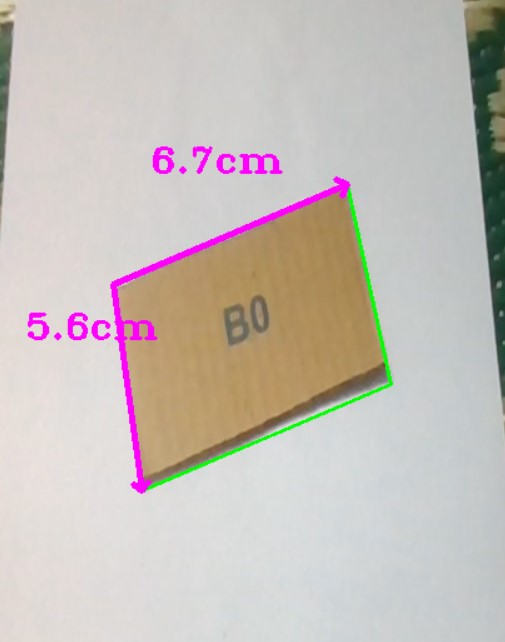
#> input picture objsize.jpg, 505 x 642 px
$ python -i utlis.py   (imports and definitions only)
#> lines starting #> are read from the running program, lines starting #| are printed output that depends on the picture; after the words box and inside, x2 and y2 are one past the last pixel; in counts of white or black regions, pixels touching at a corner belong together
#> further down, picture is the input picture: shape (642, 505, 3); mean B, G, R 185.9, 191.1, 198.9
import cv2
import numpy as np

def getContours(img, cThr=[100,100], showCanny=False, minArea=1000, filter=0, draw =False):
#> called with showCanny = False, minArea = 1000, filter = 0, draw = False
    imgGray = cv2.cvtColor(img, cv2.COLOR_BGR2GRAY)
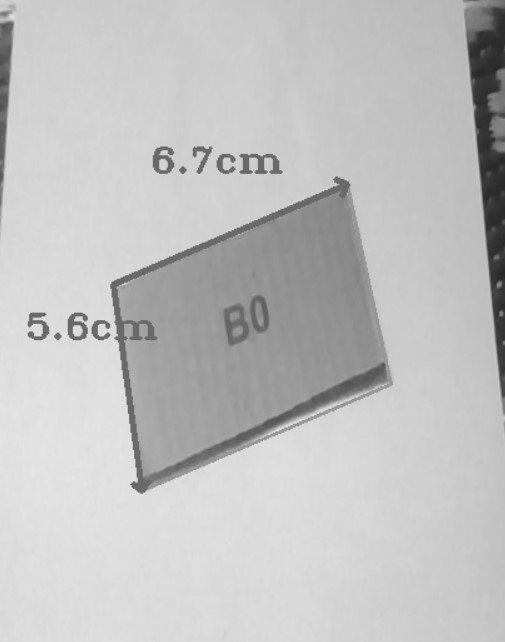
#> imgGray: shape (642, 505); min 39, max 233, mean 192.9
    imgBlur = cv2.GaussianBlur(imgGray, (5,5), 1)
    imgCanny = cv2.Canny(imgBlur, cThr[0], cThr[1])
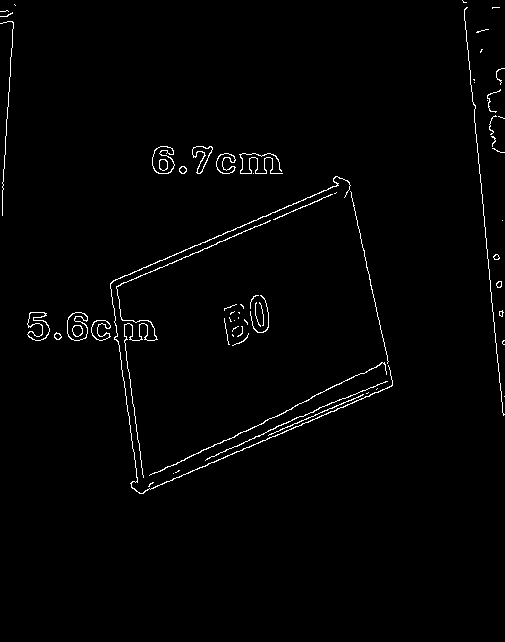
#> imgCanny: shape (642, 505); 1.5% white in thin lines or dots, all inside (x1, y1, x2, y2) = (0, 0, 505, 494)

    kernel = np.ones((5,5))
    imgDial = cv2.dilate(imgCanny, kernel, iterations=3)
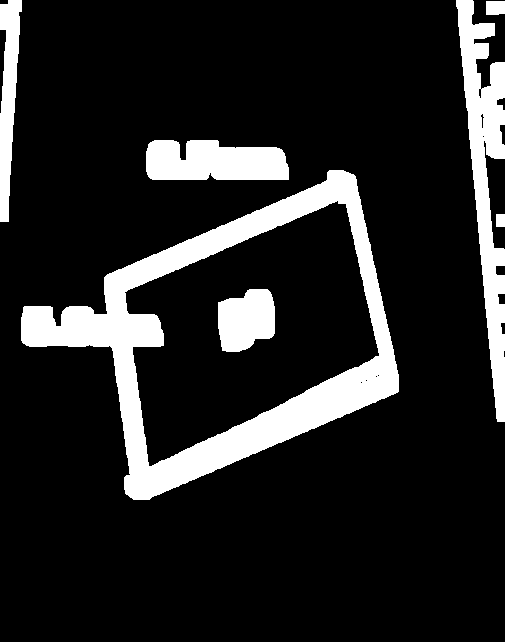
#> imgDial: shape (642, 505); 14.5% white; 7 white regions, largest, box (x1, y1, x2, y2) and area: (21, 170, 399, 500) 27154, (456, 0, 505, 422) 8667, (146, 140, 289, 180) 4932
    imgThre = cv2.erode(imgDial, kernel, iterations=2)
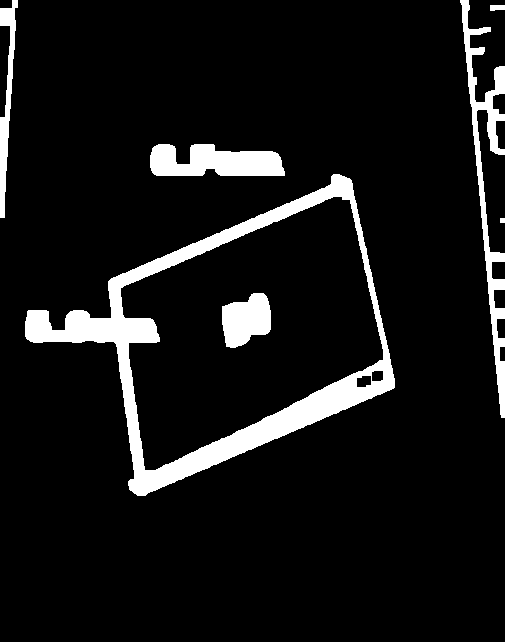
#> imgThre: shape (642, 505); 8.5% white; 7 white regions

    if showCanny:cv2.imshow('Canny', imgThre)
    contours, hiearchy = cv2.findContours(imgThre, cv2.RETR_EXTERNAL, cv2.CHAIN_APPROX_SIMPLE)
#> contours = 6 contours, 1 with area under 20; largest, box (x1, y1, x2, y2) and area: (25, 174, 395, 496) 59958, (460, 0, 505, 418) 3482, (150, 144, 285, 176) 3134, (0, 0, 18, 218) 1268, (490, 5, 505, 11) 60; hiearchy = [[1, -1, -1, -1], [2, 0, -1, -1], [3, 1, -1, -1], [4, 2, -1, -1], [5, 3, -1, -1], [-1, 4, -1, -1]]

    finalCountours = []
    for i in contours:
        area = cv2.contourArea(i)
        if area > minArea:
            peri = cv2.arcLength(i, True)
            approx = cv2.approxPolyDP(i, 0.02*peri, True)
            bbox = cv2.boundingRect(approx)

            if filter > 0:
                if len(approx) == filter:
                    finalCountours.append([len(approx), area, approx, bbox, i])
            else:
                finalCountours.append([len(approx), area, approx, bbox, i])
#> this loop made 6 passes
#> (area, peri, approx, bbox) on pass 6: (1267.5, 477.7, [[17, 0], [0, 8], [10, 26], [0, 217]], (0, 0, 18, 218))
#> (area, peri, bbox) on passes 2, 3, 5: (59958, 1272.2, (27, 178, 368, 316)), (3134.5, 362, (150, 144, 135, 32)), (3482.5, 1272.3, (460, 0, 45, 418))
#> after the loop, finalCountours = 4 items

    finalCountours = sorted(finalCountours, key = lambda x:x[1] , reverse= True)

    if draw:
        for con in finalCountours:
            cv2.drawContours(img, con[4], -1, (0,0,255), 3)

    return img, finalCountours

def reorder(myPoints):
    myPointsNew = np.zeros_like(myPoints)
    myPoints = myPoints.reshape((4,2))

    add = myPoints.sum(1)
    myPointsNew[0] = myPoints[np.argmin(add)]
    myPointsNew[3] = myPoints[np.argmax(add)]

    diff = np.diff(myPoints,axis=1)
    myPointsNew[1]= myPoints[np.argmin(diff)]
    myPointsNew[2] = myPoints[np.argmax(diff)]

    return myPointsNew

def warpImg (img,points,w,h,pad=20):
    points = reorder(points)
    pts1 = np.float32(points)
    pts2 = np.float32([[0,0],[w,0],[0,h],[w,h]])

    matrix = cv2.getPerspectiveTransform(pts1, pts2)
    imgWarp = cv2.warpPerspective(img, matrix, (w,h))
    imgWarp = imgWarp[pad:imgWarp.shape[0]-pad, pad:imgWarp.shape[1]-pad]

    return imgWarp

def findDis(pts1,pts2):
    return ((pts2[0]-pts1[0])**2 + (pts2[1]-pts1[1])**2)**0.5

>>> import cv2
>>> picture = cv2.imread('objsize.jpg')
>>> result = getContours(picture)
